Frame 1 (no input): blank canvas, image omitted
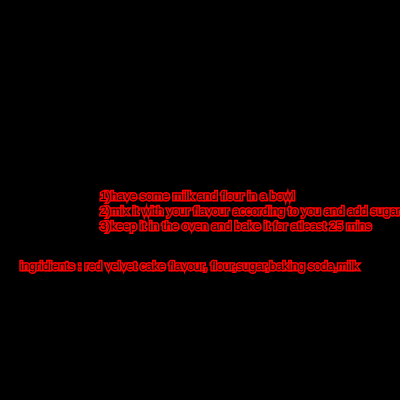
Frame 60 (no input)
Frame 120 (the mouse pressed at the canvas centre since frame 60): identical to frame 60, image omitted

The p5.js sketch that drew this single still picture (run headless with seeded random() and noise() and a simulated clock; from frame 60 on, the mouse is pressed at the canvas centre):

// p5.js sketch
// ── sketch.js


function setup(){
    createCanvas(400,400)

}

function draw(){
    background(0)
    text("1)have some milk and flour in a bowl",100,200)
    text("2)mix it with your flavour according to you and add sugar",100,215);
    text("3)keep it in the oven and bake it for atleast 25 mins",100,230);
    text("ingridients : red velvet cake flavour, flour,sugar,baking soda,milk",20,270)

    strokeWeight(3)
    stroke("red")
}
